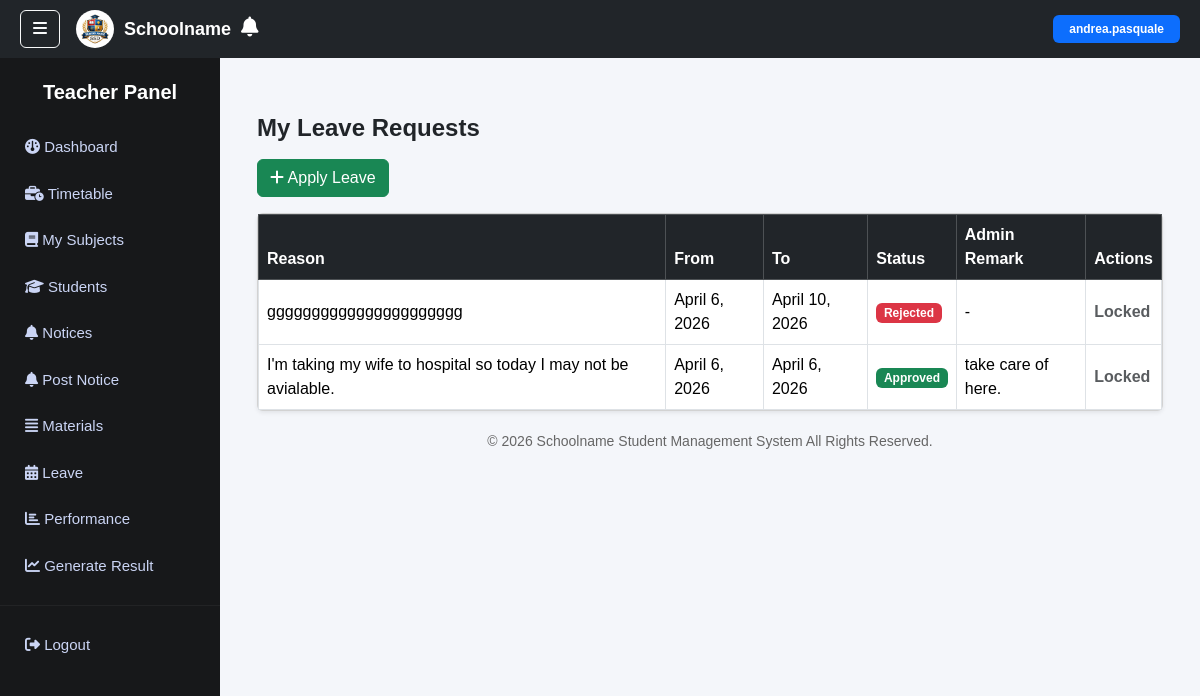
The page /teacher/leave/ (signed in) on the database its author committed.
### core/models.py (models this page shows, shortened)
class Leave(models.Model):
    ROLE_CHOICES = [
        ('STUDENT', 'Student'),
        ('TEACHER', 'Teacher'),
    ]
    STATUS_CHOICES = [
        ('PENDING', 'Pending'),
        ('APPROVED', 'Approved'),
        ('REJECTED', 'Rejected'),
        ('CANCELLED', 'Cancelled'),
    ]
    user = models.ForeignKey(User, on_delete=models.CASCADE)
    role = models.CharField(max_length=10, choices=ROLE_CHOICES)
    full_name = models.CharField(max_length=150)
    enrollment_number = models.CharField(max_length=50)
    class_level = models.CharField(max_length=20, blank=True)   # Senior 1–4
    section = models.CharField(max_length=5, blank=True)        # A, B, C
    stream = models.CharField(max_length=20, blank=True)        # Science / Arts
    teacher_id = models.CharField(max_length=10, blank=True)
    classes_teaching = models.CharField(max_length=100, blank=True)
    reason = models.TextField()
    start_date = models.DateField()
    end_date = models.DateField()
    status = models.CharField(
        max_length=10,
        choices=STATUS_CHOICES,
        default='PENDING'
    )
    is_cancelled = models.BooleanField(default=False);
    admin_remark = models.TextField(blank=True, null=True)
    created_at = models.DateTimeField(auto_now_add=True)

### core/views.py (the view)
# urls.py: path('teacher/leave/', views.teacher_leave, name='teacher_leave'),
@login_required
@user_passes_test(is_teacher)
def teacher_leave(request):
    leaves = Leave.objects.filter(user=request.user, is_cancelled=False).order_by('-created_at')
    return render(request, "teacher/leave.html", {
        "leaves": leaves
    })

### core/views.py (called while the page is built)
def is_teacher(user):
    return user.is_authenticated and Teacher.objects.filter(user=user).exists()

### templates/teacher/leave.html
{% extends "base.html" %}
{% block sidebar %}
{% include "includes/teacher_sidebar.html" %}
{% endblock %}
{% block content %}
<div class="container mt-4">
<h4 class="fw-bold mb-3">My Leave Requests</h4>
<a href="{% url 'teacher_apply_leave' %}" class="btn btn-success mb-3">
<i class="fa-solid fa-plus"></i> Apply Leave
</a>
<div class="card shadow-sm">
<div class="table-responsive">
<table class="table table-bordered align-middle mb-0">
<thead class="table-dark">
<tr>
<th>Reason</th>
<th>From</th>
<th>To</th>
<th>Status</th>
<th>Admin Remark</th>
<th>Actions</th>
</tr>
</thead>
<tbody>
{% for leave in leaves %}
<tr>
<td>{{ leave.reason }}</td>
<td>{{ leave.start_date }}</td>
<td>{{ leave.end_date }}</td>
<td>
{% if leave.status == "APPROVED" %}
<span class="badge bg-success">Approved</span>
{% elif leave.status == "REJECTED" %}
<span class="badge bg-danger">Rejected</span>
{% elif leave.status == "CANCELLED" %}
<span class="badge bg-secondary">Cancelled</span>
{% else %}
<span class="badge bg-warning">Pending</span>
{% endif %}
</td>
<td>
{{ leave.admin_remark|default:"-" }}
</td>
<td>
{% if leave.status == "PENDING" %}
<a href="{% url 'teacher_edit_leave' leave.id %}"
class="btn btn-sm btn-warning">
<i class="fa-solid fa-pen"></i> Edit
</a>
<a href="{% url 'teacher_cancel_leave' leave.id %}"
class="btn btn-sm btn-danger"
onclick="return confirm('Are you sure you want to cancel this leave?')">
<i class="fa-solid fa-xmark"></i> Cancel
</a>
{% else %}
<span class="text-muted fw-semibold">Locked</span>
{% endif %}
</td>
</tr>
{% empty %}
<tr>
<td colspan="6" class="text-center text-muted py-4">
No leave requests yet
</td>
</tr>
{% endfor %}
</tbody>
</table>
</div>
</div>
</div>
{% endblock %}

### templates/base.html (shortened to what this page needs)
{% load static %}
<!DOCTYPE html>
<html lang="en">
<head>
<link href="https://cdn.jsdelivr.net/npm/bootstrap@5.3.2/dist/css/bootstrap.min.css" rel="stylesheet">
<link rel="stylesheet" href="https://cdnjs.cloudflare.com/ajax/libs/font-awesome/6.5.0/css/all.min.css">
</head>
<body>
<nav class="navbar navbar-dark bg-dark d-flex justify-content-between">
<div class="d-flex align-items-center">
<button class="btn btn-outline-light me-3" onclick="toggleSidebar()"><i class="fa-solid fa-bars"></i></button>
<div class="school-header">
<img src="{% static 'images/school_logo.png' %}" class="school-logo">
<span class="school-name">Schoolname</span>
<div class="position-relative me-3">
<i class="fa-solid fa-bell text-white fs-5"></i>
</div>
</div>
</div>
{% if request.user.is_authenticated %}
<span class="badge bg-primary px-3 py-2">
    {{ request.user.username }}
</span>
{% endif %}
</nav>
<div class="sidebar" id="sidebar">
{% block sidebar %}
{% endblock %}
</div>
<div class="main-content">
{% block content %}
{% endblock %}
<div class="footer">
© <script>document.write(new Date().getFullYear())</script>
Schoolname Student Management System All Rights Reserved.
</div>
</div>
</body>
</html>

### templates/base.html (style rules this page uses)
body { background:#f4f6fa; overflow-x:hidden; font-family:Arial, Helvetica, sans-serif; }
.navbar { position:fixed; top:0; left:0; width:100%; z-index:1001; padding:10px 20px; }
.school-header { display:flex; align-items:center; gap:10px; }
.school-logo { width:38px; height:38px; border-radius:50%; object-fit:cover; }
.school-name { color:white; font-weight:600; font-size:18px; }
.sidebar { position:fixed; top:0; left:0; height:100vh; width:220px; background-color: rgba(16,17,19,0.97); padding-top:80px; transition:0.3s; z-index:1000; overflow-y:auto; }
.main-content { margin-left:220px; padding:90px 25px 40px 25px; min-height:100vh; }
.footer { text-align:center; padding:20px; color:#666; font-size:14px; }

### rows shown on the page
Leave: reason "gggggggggggggggggggggg", start_date "April 6, 2026", end_date "April 10, 2026", status "Rejected", admin_remark "-"
Leave: reason "I'm taking my wife to hospital so today I may not be avialable.", start_date "April 6, 2026", end_date "April 6, 2026", status "Approved", admin_remark "take care of here."

### other values the page prints
{{ request.user.username }} "andrea.pasquale"
